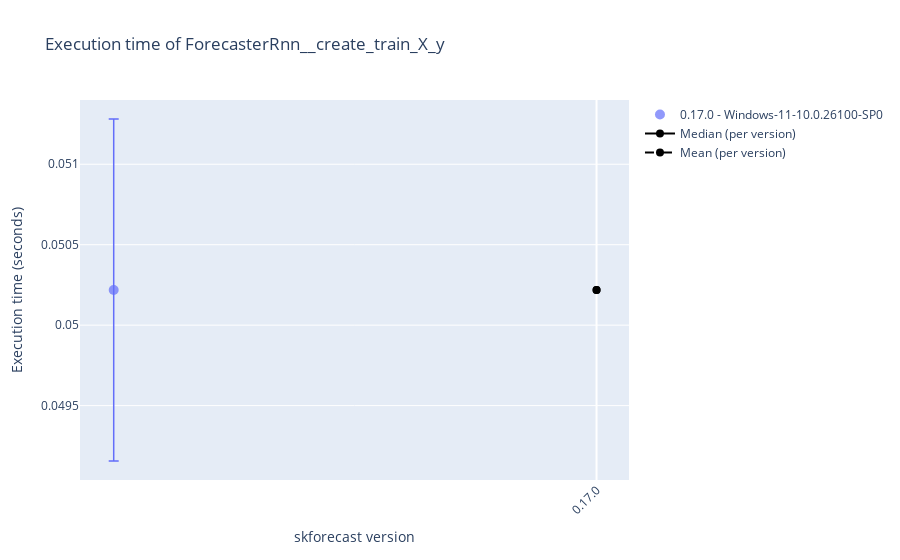
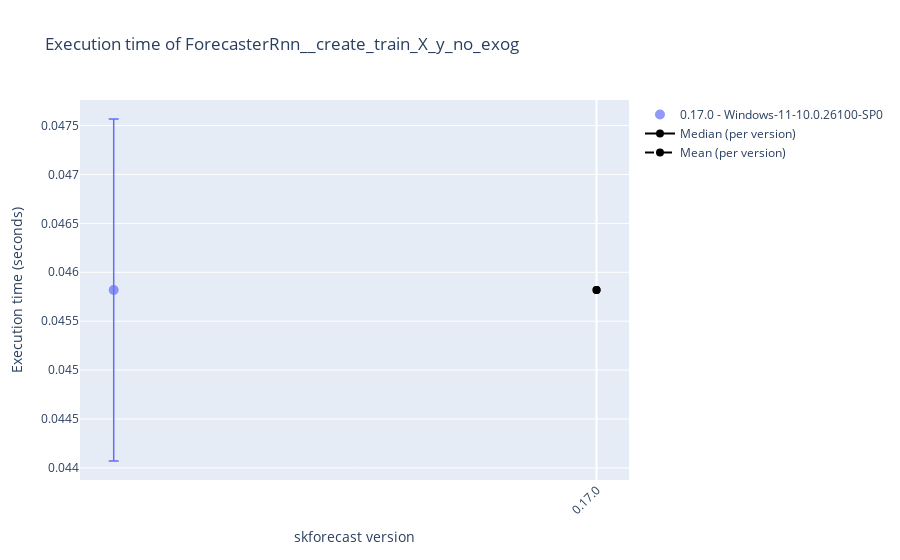
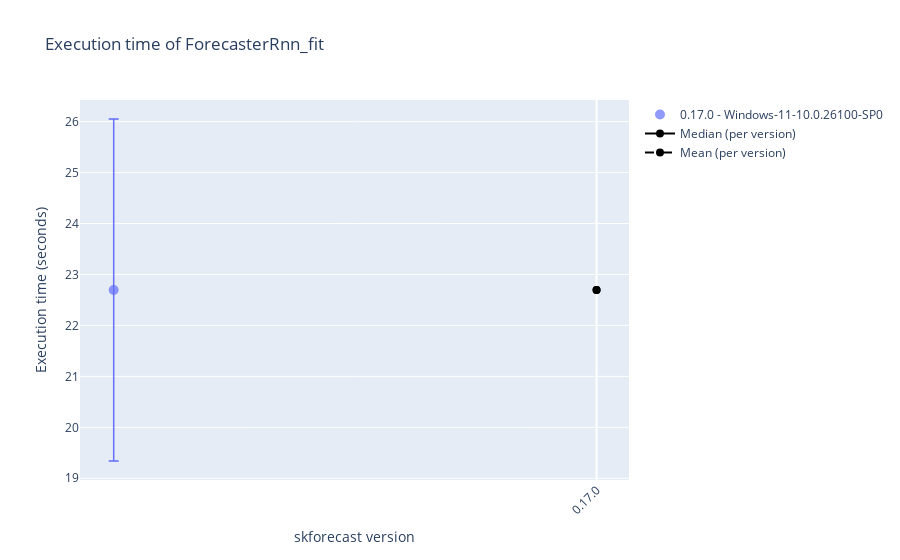
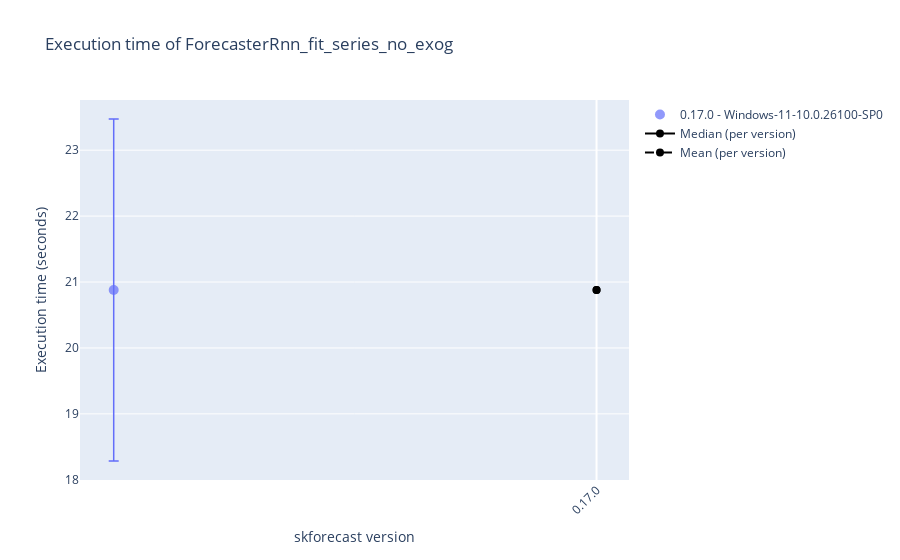

The notebook cell these images were saved under, in order:
### Code cell
# Plot results
# ==============================================================================
display_df = True
selected_date = None
# 'Linux-6.11.0-24-generic-x86_64-with-glibc2.39'
# 'Windows-10-10.0.19045-SP0'
selected_platform = None

results_benchmark_all = joblib.load("./benchmark.joblib")
results_benchmark = results_benchmark_all.query("forecaster_name in ['ForecasterRnn']")
results_benchmark = results_benchmark.query("regressor_name in ['benchmark_exog', 'benchmark_no_exog']")
for function_name in results_benchmark['function_name'].unique():
    df = results_benchmark.query(f"function_name == '{function_name}'")
    if selected_date:
        df = df[df['datetime'].dt.date == pd.to_datetime(selected_date).date()]
    if selected_platform:
        df = df[df['platform'] == selected_platform]
    if display_df:
        display(df.tail(3))
    plot_benchmark_results(df.copy(), function_name, add_median=True, add_mean=True)

### Figure 1 — Plotly figure (JSON) as saved in the notebook; plotly's stock layout.template omitted (floating-point values rounded to 4 significant figures)
{"data": [{"error_y": {"array": [0.001063], "color": "#636EFA", "thickness": 1.5, "type": "data", "visible": true, "width": 5}, "hovertemplate": "%{text}<extra></extra>", "marker": {"color": "#636EFA", "opacity": 0.7, "size": 10, "symbol": "circle"}, "mode": "markers", "name": "0.17.0 - Windows-11-10.0.26100-SP0", "showlegend": true, "text": ["Forecaster: ForecasterRnn<br>Regressor: benchmark_exog<br>Function: ForecasterRnn__create_train_X_y<br>Function_hash: 1ec5dc9bcfaaf7c888e2c1ad6eac79a4<br>Datetime: 2025-08-05 15:06:24.614332<br>Python version: 3.12.11<br>skforecast version: 0.17.0<br>numpy version: 2.1.3<br>pandas version: 2.3.1<br>sklearn version: 1.7.1<br>lightgbm version: 4.6.0<br>Platform: Windows-11-10.0.26100-SP0<br>Processor: Intel64 Family 6 Model 141 Stepping 1, GenuineIntel<br>CPU count: 16<br>Memory (GB): 34.07<br>"], "type": "scatter", "x": [-0.01307], "y": [0.05022]}, {"line": {"color": "black", "width": 2}, "marker": {"color": "black", "size": 8}, "mode": "lines+markers", "name": "Median (per version)", "type": "scatter", "x": [0], "y": [0.05022]}, {"line": {"color": "black", "dash": "dash", "width": 2}, "marker": {"color": "black", "size": 8}, "mode": "lines+markers", "name": "Mean (per version)", "type": "scatter", "x": [0], "y": [0.05022]}], "layout": {"showlegend": true, "title": {"text": "Execution time of ForecasterRnn__create_train_X_y"}, "xaxis": {"tickangle": -45, "tickmode": "array", "ticktext": ["0.17.0"], "tickvals": [0], "title": {"text": "skforecast version"}}, "yaxis": {"title": {"text": "Execution time (seconds)"}}}}

### Figure 2 — Plotly figure (JSON) as saved in the notebook; plotly's stock layout.template omitted (floating-point values rounded to 4 significant figures)
{"data": [{"error_y": {"array": [0.001749], "color": "#636EFA", "thickness": 1.5, "type": "data", "visible": true, "width": 5}, "hovertemplate": "%{text}<extra></extra>", "marker": {"color": "#636EFA", "opacity": 0.7, "size": 10, "symbol": "circle"}, "mode": "markers", "name": "0.17.0 - Windows-11-10.0.26100-SP0", "showlegend": true, "text": ["Forecaster: ForecasterRnn<br>Regressor: benchmark_no_exog<br>Function: ForecasterRnn__create_train_X_y_no_exog<br>Function_hash: 9635e19b0497afba72b6e742b29ce812<br>Datetime: 2025-08-05 15:06:25.099436<br>Python version: 3.12.11<br>skforecast version: 0.17.0<br>numpy version: 2.1.3<br>pandas version: 2.3.1<br>sklearn version: 1.7.1<br>lightgbm version: 4.6.0<br>Platform: Windows-11-10.0.26100-SP0<br>Processor: Intel64 Family 6 Model 141 Stepping 1, GenuineIntel<br>CPU count: 16<br>Memory (GB): 34.07<br>"], "type": "scatter", "x": [-0.01307], "y": [0.04582]}, {"line": {"color": "black", "width": 2}, "marker": {"color": "black", "size": 8}, "mode": "lines+markers", "name": "Median (per version)", "type": "scatter", "x": [0], "y": [0.04582]}, {"line": {"color": "black", "dash": "dash", "width": 2}, "marker": {"color": "black", "size": 8}, "mode": "lines+markers", "name": "Mean (per version)", "type": "scatter", "x": [0], "y": [0.04582]}], "layout": {"showlegend": true, "title": {"text": "Execution time of ForecasterRnn__create_train_X_y_no_exog"}, "xaxis": {"tickangle": -45, "tickmode": "array", "ticktext": ["0.17.0"], "tickvals": [0], "title": {"text": "skforecast version"}}, "yaxis": {"title": {"text": "Execution time (seconds)"}}}}

### Figure 3 — Plotly figure (JSON) as saved in the notebook; plotly's stock layout.template omitted (floating-point values rounded to 4 significant figures)
{"data": [{"error_y": {"array": [3.357], "color": "#636EFA", "thickness": 1.5, "type": "data", "visible": true, "width": 5}, "hovertemplate": "%{text}<extra></extra>", "marker": {"color": "#636EFA", "opacity": 0.7, "size": 10, "symbol": "circle"}, "mode": "markers", "name": "0.17.0 - Windows-11-10.0.26100-SP0", "showlegend": true, "text": ["Forecaster: ForecasterRnn<br>Regressor: benchmark_exog<br>Function: ForecasterRnn_fit<br>Function_hash: a8f7df88bf8ac2a1325f327e6d0dd3fb<br>Datetime: 2025-08-05 15:08:18.596425<br>Python version: 3.12.11<br>skforecast version: 0.17.0<br>numpy version: 2.1.3<br>pandas version: 2.3.1<br>sklearn version: 1.7.1<br>lightgbm version: 4.6.0<br>Platform: Windows-11-10.0.26100-SP0<br>Processor: Intel64 Family 6 Model 141 Stepping 1, GenuineIntel<br>CPU count: 16<br>Memory (GB): 34.07<br>"], "type": "scatter", "x": [-0.01307], "y": [22.7]}, {"line": {"color": "black", "width": 2}, "marker": {"color": "black", "size": 8}, "mode": "lines+markers", "name": "Median (per version)", "type": "scatter", "x": [0], "y": [22.7]}, {"line": {"color": "black", "dash": "dash", "width": 2}, "marker": {"color": "black", "size": 8}, "mode": "lines+markers", "name": "Mean (per version)", "type": "scatter", "x": [0], "y": [22.7]}], "layout": {"showlegend": true, "title": {"text": "Execution time of ForecasterRnn_fit"}, "xaxis": {"tickangle": -45, "tickmode": "array", "ticktext": ["0.17.0"], "tickvals": [0], "title": {"text": "skforecast version"}}, "yaxis": {"title": {"text": "Execution time (seconds)"}}}}

### Figure 4 — Plotly figure (JSON) as saved in the notebook; plotly's stock layout.template omitted (floating-point values rounded to 4 significant figures)
{"data": [{"error_y": {"array": [2.594], "color": "#636EFA", "thickness": 1.5, "type": "data", "visible": true, "width": 5}, "hovertemplate": "%{text}<extra></extra>", "marker": {"color": "#636EFA", "opacity": 0.7, "size": 10, "symbol": "circle"}, "mode": "markers", "name": "0.17.0 - Windows-11-10.0.26100-SP0", "showlegend": true, "text": ["Forecaster: ForecasterRnn<br>Regressor: benchmark_no_exog<br>Function: ForecasterRnn_fit_series_no_exog<br>Function_hash: 6dba95ea1e3a512a7a0619240a30c08f<br>Datetime: 2025-08-05 15:10:03.028580<br>Python version: 3.12.11<br>skforecast version: 0.17.0<br>numpy version: 2.1.3<br>pandas version: 2.3.1<br>sklearn version: 1.7.1<br>lightgbm version: 4.6.0<br>Platform: Windows-11-10.0.26100-SP0<br>Processor: Intel64 Family 6 Model 141 Stepping 1, GenuineIntel<br>CPU count: 16<br>Memory (GB): 34.07<br>"], "type": "scatter", "x": [-0.01307], "y": [20.88]}, {"line": {"color": "black", "width": 2}, "marker": {"color": "black", "size": 8}, "mode": "lines+markers", "name": "Median (per version)", "type": "scatter", "x": [0], "y": [20.88]}, {"line": {"color": "black", "dash": "dash", "width": 2}, "marker": {"color": "black", "size": 8}, "mode": "lines+markers", "name": "Mean (per version)", "type": "scatter", "x": [0], "y": [20.88]}], "layout": {"showlegend": true, "title": {"text": "Execution time of ForecasterRnn_fit_series_no_exog"}, "xaxis": {"tickangle": -45, "tickmode": "array", "ticktext": ["0.17.0"], "tickvals": [0], "title": {"text": "skforecast version"}}, "yaxis": {"title": {"text": "Execution time (seconds)"}}}}
